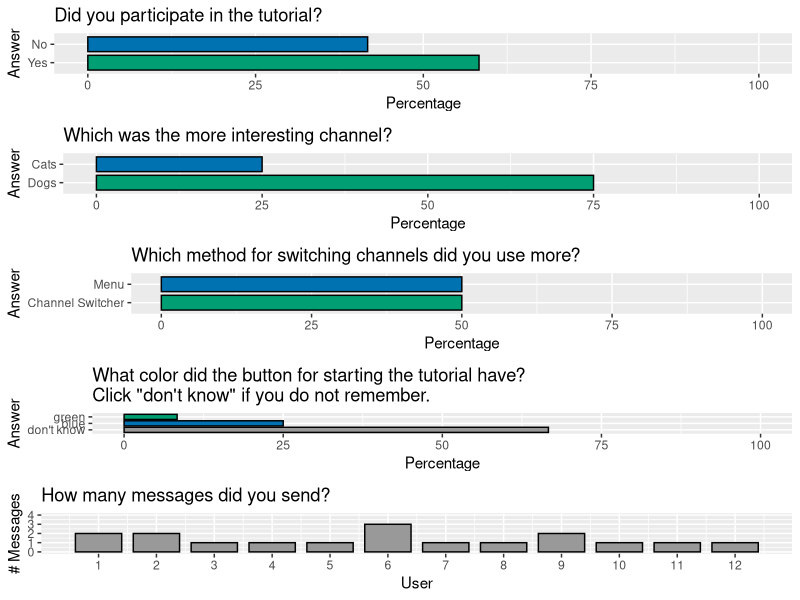

Reproduce this figure in R.
library(ggplot2)
library(reshape2)

setwd("/Users/jk/Documents/Uni/master/impl/eek/plots")

multiplot <- function(..., plotlist=NULL, file, cols=1, layout=NULL) {
  library(grid)
  
  # Make a list from the ... arguments and plotlist
  plots <- c(list(...), plotlist)
  
  numPlots = length(plots)
  
  # If layout is NULL, then use 'cols' to determine layout
  if (is.null(layout)) {
    # Make the panel
    # ncol: Number of columns of plots
    # nrow: Number of rows needed, calculated from # of cols
    layout <- matrix(seq(1, cols * ceiling(numPlots/cols)),
                     ncol = cols, nrow = ceiling(numPlots/cols))
  }
  
  if (numPlots==1) {
    print(plots[[1]])
    
  } else {
    # Set up the page
    grid.newpage()
    pushViewport(viewport(layout = grid.layout(nrow(layout), ncol(layout))))
    
    # Make each plot, in the correct location
    for (i in 1:numPlots) {
      # Get the i,j matrix positions of the regions that contain this subplot
      matchidx <- as.data.frame(which(layout == i, arr.ind = TRUE))
      
      print(plots[[i]], vp = viewport(layout.pos.row = matchidx$row,
                                      layout.pos.col = matchidx$col))
    }
  }
}
perc <- function (x,y) {
  (x/y)*100
}

textsize <- 15
fullCbbPalette <- c("#000000", "#E69F00", "#56B4E9", "#009E73", "#F0E442", "#0072B2", "#D55E00", "#CC79A7", "#999999", "#E69F00", "#56B4E9", "#009E73")
cbbPalette <- c("#009E73", "#0072B2")

f <- c("Yes","No")
survey.q1 <- data.frame(
  x = factor(f, levels=f),
  y = c(58.3, 41.7)
)
f <- c("Dogs","Cats")
survey.q2 <- data.frame(
  x = factor(f, levels=f),
  y = c(75, 25)
)
f <- c("Channel Switcher","Menu")
survey.q3 <- data.frame(
  x = factor(f, levels=f),
  y = c(50, 50)
)
survey.q4 <- data.frame(
  x = seq(1,12),
  y = c(2,2,1,1,1,3,1,1,2,1,1,1)
)
f <- c("don't know","blue","green")
survey.q5 <- data.frame(
  x = factor(f, levels=f),
  y = c(perc(8,12),perc(3,12),perc(1,12))
)

plotSettings <- function (palette, t) {
  
}
plotAnswer <- function (d, t, palette = cbbPalette) {
  ggplot(data=d, aes(x=x, y=y, fill=x)) +
    geom_bar(colour="black", width=.8, stat="identity") +
    xlab("Answer") +
    ylab("Percentage") +
    ylim(c(0, 100)) +
    scale_fill_manual(values=palette) +
    ggtitle(t) +
    guides(fill=FALSE) +
    coord_flip()
}

survey.q1.results <- plotAnswer(survey.q1,"Did you participate in the tutorial?")
survey.q2.results <- plotAnswer(survey.q2,"Which was the more interesting channel?")
survey.q3.results <- plotAnswer(survey.q3,"Which method for switching channels did you use more?")
survey.q4.results <- ggplot(data=survey.q4, aes(x=x, y=y, fill=x)) +
  geom_bar(colour="black", width=.8, fill="#999999", stat="identity") +
  xlab("User") +
  ylab("# Messages") +
  ylim(c(0, 4), breaks = NULL) +
  scale_x_continuous(breaks = seq(1,12)) +
  ggtitle("How many messages did you send?") +
  guides(fill=FALSE)
survey.q5.results <- plotAnswer(survey.q5,"What color did the button for starting the tutorial have?\nClick \"don't know\" if you do not remember.",fullCbbPalette[c(9,6,4)])

pdf("survey.pdf", width = 8, height = 8)
multiplot(survey.q1.results, survey.q2.results, survey.q3.results, survey.q5.results, survey.q4.results, cols = 1)
dev.off()

survey.q4.results.mean <- mean(survey.q4$y)

# f <- c("Dogs", "Cats")
# kibana.channelInterest.messages <- data.frame(
#   x = factor(f, levels=f),
#   y = c(47, 21)
# )
# kibana.channelInterest.scrolling <- data.frame(
#   x = factor(f, levels=f),
#   y = c(62, 25)
# )
# 
# kibana.tutorialButton <- data.frame(
#   groups = c("Treatment", "Control"),
#   started = c((4/6)*100,(3/6)*100),
#   skipped = c((2/6)*100,(3/6)*100)
# )
# ggplot(
#   data=melt(kibana.tutorialButton, id.var="groups"),
#   aes(x=groups, y= value, fill=variable)
# ) +
#   geom_bar(colour="black", width=.8, stat="identity") +
#   xlab("Answer") +
#   ylab("Percentage") +
#   #ylim(c(0, 100)) +
#   scale_fill_manual(values=cbbPalette,name="Decision",
#                     labels=c("Started", "Skipped")) +
#   ggtitle("A/B Test Results: Tutorial Button Styling")
# 
# kibana.channelSwitching <- data.frame(
#   group = c("Quick Switcher", "Menu"),
#   value = c(perc(20,43),perc(23,43))
# )
# ggplot(kibana.channelSwitching, aes(x="", y=value, fill=group)) +
#   scale_fill_manual(values=cbbPalette,
#                     name="Decision") +
#   geom_bar(width = 1, stat = "identity")+
#   coord_polar("y", start=0)
